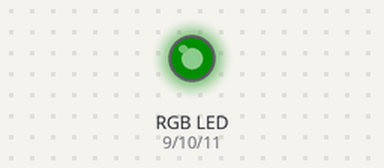
The sketch below on a simulated Arduino Uno, built with avr-gcc and run on an emulated ATmega328P. Shown: an RGB LED mixed from three pins (HIGH = lit). Dim RGB values are drawn brighter than linear.

Above: at 0.15 s.
At 2.6 s:
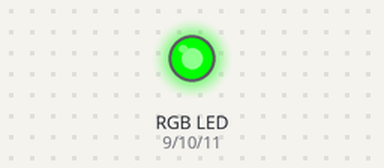
At 6.2 s:
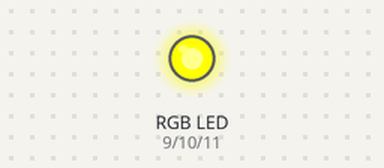
At 9.8 s:
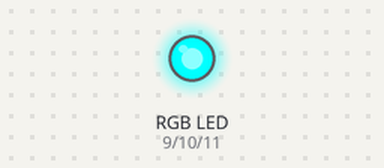
At 20.5 s:
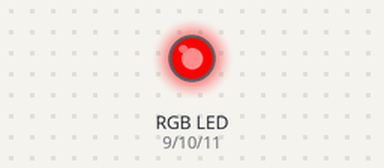
At 38.3 s:
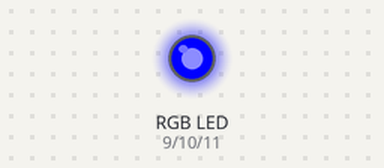
Timing chart, 0 to 40.0 s (numbered marks = the images above):
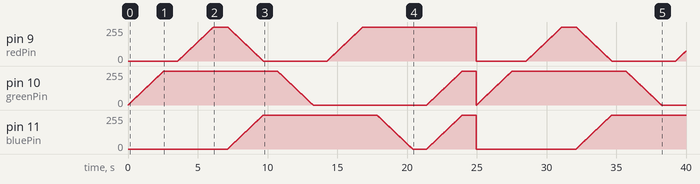

The sketch:

A_RGB_LED_Control.ino
```cpp
/*RGB LED has 3 LEDs inside - Red, Green and Blue - each controlled by a PWM pin. Using analogWrite(), over 16 million(=256*256*256) colours canbe created.
The following code makes colours blend gradually in the sequence:
Green -> Yellow (Red+Green) -> Cyan (Green+Blue) -> Blue -> Magenta (Red+Blue) -> Red -> White (Red+Blue+Green)
The colours blend, and the listed colours when formed, hold for 1 second and then start fading into the next one
CIRCUIT - RGB pins connected to PWM output Arduino pins and common cathode (-) is connected to GND pin. If LED is common anode LED, connect common pin to +5V instead.
Common cathode RGB - HIGH=ON, LOW=OFF ; Common anode RGB - LOW=ON, HIGH=OFF. i for CC RGB gives same O/P as 255-i for CA RGB. */

int redPin = 9, greenPin = 10, bluePin = 11;
void setup()
{
  pinMode(redPin, OUTPUT);
  pinMode(greenPin, OUTPUT);
  pinMode(bluePin, OUTPUT);
}

void setColour(int redVal, int greenVal, int blueVal) //Defining a function so that we don't have to write 3 analogWrite() statements again and again
{
  analogWrite(redPin, redVal);
  analogWrite(greenPin, greenVal);
  analogWrite(bluePin, blueVal);
}

void loop()
{
  for(int i=0; i<=255; i++) //Fading into Green
    {
      setColour(0, i, 0); //Invoking/Calling the defined function
      delay(10); //Smooth fading
    }
  setColour(0, 255, 0);
  delay(1000); //Green light for 1 second

  for(int i=0; i<=255; i++)
    {
      setColour(i, 255, 0); //Fading from Green to Yellow(Red+Green)
      delay(10);
    }
  setColour(255, 255, 0);
  delay(1000); //Yellow light for 1 second

  for(int i=0; i<=255; i++)
    {
      setColour(255-i, 255, i); //Fading from Yellow(Red+Green) to Cyan(Green+Blue)
      delay(10);
    }
  setColour(0, 255, 255);
  delay(1000); //Cyan light for 1 second

  for(int i=0; i<=255; i++)
    {
      setColour(0, 255-i, 255); //Fading from Cyan(Green+Blue) to Blue
      delay(10);
    }
  setColour(0, 0, 255);
  delay(1000); //Blue light for 1 second

  for(int i=0; i<=255; i++)
    {
      setColour(i, 0, 255); //Fading from Blue to Magenta(Red+Blue)
      delay(10);
    }
  setColour(255, 0, 255);
  delay(1000); //Magenta light for 1 second

  for(int i=0; i<=255; i++)
    {
      setColour(255, 0, 255-i); //Fading from Magenta(Red+Blue) to Red
      delay(10);
    }
  setColour(255, 0, 0);
  delay(1000); //Red light for 1 second

  for(int i=0; i<=255; i++)
    {
      setColour(255, i, i); //Fading from Red to White(Red+Green+Blue)
      delay(10);
    }
  setColour(255, 255, 255);
  delay(1000); //White light for 1 second
}
```
